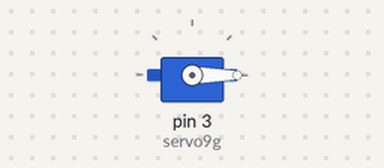
A sketch run on a simulated Arduino Uno, built with avr-gcc and run on an emulated ATmega328P. Shown: servo.

Above: at 0.05 s.
At 3.0 s:
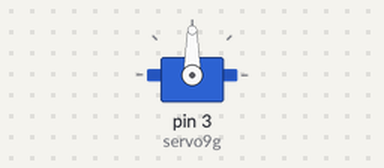
At 6.0 s:
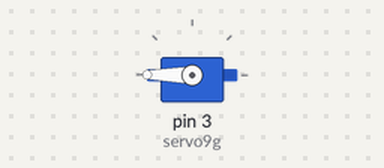
Timing chart, 0 to 7.8 s (numbered marks = the images above):
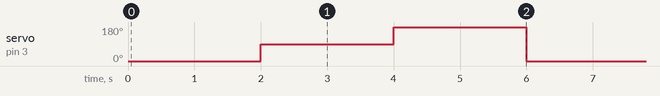

Measured:
- by itself, servo on pin 3 (servo9g): repeats every 6.0 s: 180° 2.0 s, 0° 2.0 s, 90° 2.0 s

The sketch:

03_Servo9g_Motor_Arduino.ino
```cpp
#include <Servo.h>
Servo servo9g;

void setup() {
  servo9g.attach(3);

}

void loop() {
  servo9g.write(0);
  delay(2000);
  servo9g.write(90);
  delay(2000);
  servo9g.write(180);
  delay(2000);

}
```
